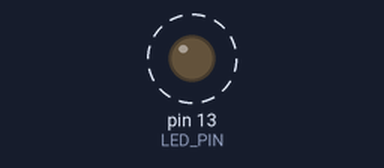
Simulated run of this sketch. Board: Arduino Uno, built with avr-gcc and run on an emulated ATmega328P. Parts: output pins drawn as LEDs (lit = HIGH). Dashed ring = blinking.

Above: at 0.2 s.
Timing chart, 0 to 3.0 s (numbered marks = the images above):
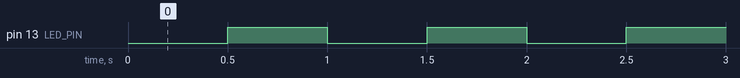

Measured:
- by itself, pin 13 (LED_PIN): alternates HIGH for 0.50 s and LOW for 0.50 s

The sketch:

NewBlink.ino
```cpp
// ---------------------------------------------------------------------------
// While the NewPing library's primary goal is to interface with ultrasonic sensors, interfacing with
// the Timer2 interrupt was a result of creating an interrupt-based ping method. Since these Timer2
// interrupt methods were built, the library may as well provide the functionality to use these methods
// in your sketches.  This shows how simple it is (no ultrasonic sensor required).  Keep in mind that
// these methods use Timer2, as does NewPing's ping_timer method for using ultrasonic sensors.  You
// can't use ping_timer at the same time you're using timer_ms or timer_us as all use the same timer.
// ---------------------------------------------------------------------------

#include <NewPing.h>

#define LED_PIN 13 // Pin with LED attached.

void setup() {
  pinMode(LED_PIN, OUTPUT);
  NewPing::timer_ms(500, toggleLED); // Create a Timer2 interrupt that calls toggleLED in your sketch once every 500 milliseconds.
}

void loop() {
  // Do anything here, the Timer2 interrupt will take care of the flashing LED without your intervention.
}

void toggleLED() {
  digitalWrite(LED_PIN, !digitalRead(LED_PIN)); // Toggle the LED.
}
```
